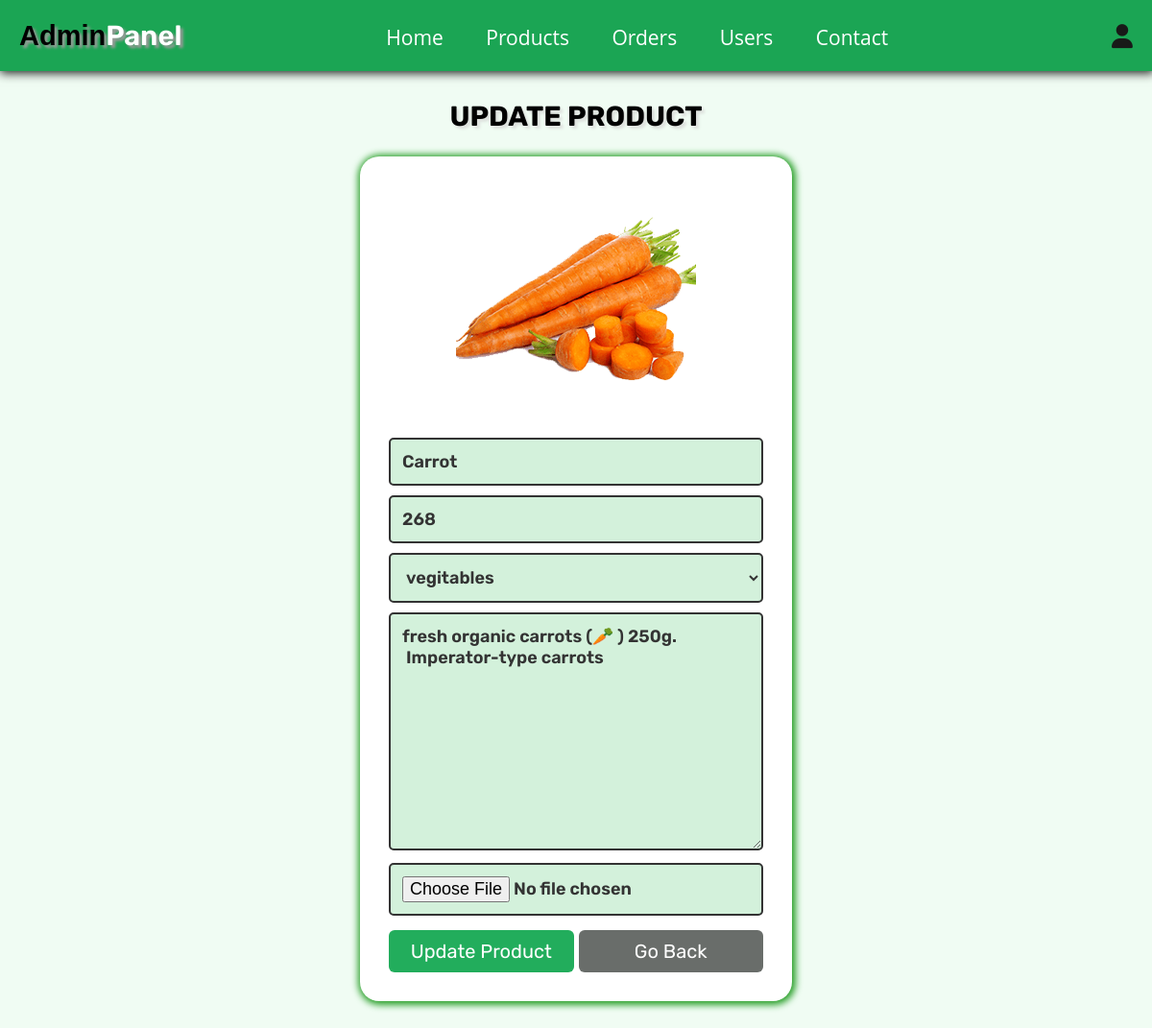
The app's page /admin_update_product.php?update=29 (signed in) with its own data.
### tables this page shows
CREATE TABLE `products` (
  `id` int(100) NOT NULL,
  `name` varchar(100) NOT NULL,
  `category` varchar(20) NOT NULL,
  `details` varchar(500) NOT NULL,
  `price` int(100) NOT NULL,
  `image` varchar(100) NOT NULL
);

### admin_update_product.php (the view, shortened to what this page needs)
<?php
@include 'config.php';
?>
<!DOCTYPE html>
<html lang="en">
<head>
   <link rel="stylesheet" href="https://cdnjs.cloudflare.com/ajax/libs/font-awesome/6.1.1/css/all.min.css">
   <link rel="stylesheet" href="css/cssstyle.css">
</head>
<body>
<?php include 'admin_header.php'; ?>
<section class="update-product">
   <h1 class="title">update product</h1>
   <?php
      $update_id = $_GET['update'];
      $select_products = $conn->prepare("SELECT * FROM `products` WHERE id = ?");
      $select_products->execute([$update_id]);
      if($select_products->rowCount() > 0){
         while($fetch_products = $select_products->fetch(PDO::FETCH_ASSOC)){
   ?>
   <form action="" method="post" enctype="multipart/form-data">
      <img src="uploaded_img/<?= $fetch_products['image']; ?>" alt="">
      <input type="text" name="name" placeholder="Enter product name" required class="box" value="<?= $fetch_products['name']; ?>">
      <input type="number" name="price" min="0" placeholder="enter product price" required class="box" value="<?= $fetch_products['price']; ?>">
      <select name="category" class="box" required>
         <option selected><?= $fetch_products['category']; ?></option>
      </select>
      <textarea name="details" required placeholder="Enter product details" class="box" cols="30" rows="10"><?= $fetch_products['details']; ?></textarea>
      <input type="file" name="image" class="box" accept="image/jpg, image/jpeg, image/png">
      <div class="flex-btn">
         <input type="submit" class="btn" value="update product" name="update_product">
         <a href="admin_products.php" class="option-btn">go back</a>
      </div>
   </form>
   <?php
         }
      }else{
         echo '<p class="empty">No products found!</p>';
      }
   ?>
</section>
</body>
</html>

### css/cssstyle.css (style rules this page uses)
.update-product form { max-width: 45rem; padding: 3rem; margin: 0 auto; text-align: center; box-shadow: 1px 1px 7px 3px rgb(43, 160, 43); background-color: var(--white); border-radius: 2rem; }
.update-product form img { width: 250px; height: 250px; object-fit: cover; margin-bottom: 0.5rem; }
.update-product form .box { width: 100%; border: var(--border); border-radius: 0.5rem; background-color: rgb(211, 241, 219); padding: 1.2rem 1.2rem; font-size: 1.8rem; font-weight: 600; color: var(--black); margin: 0.5rem 0; }

### css/components.css (style rules this page uses)
:root { --green: rgb(38, 173, 95); --orange: #f39c12; --red: #e74c3c; --black: #333; --light-color: #666; --white: #fff; --light-bg: #f6f6f6; --border: 0.2rem solid var(--black); --box-shadow: 0 0.5rem 1rem rgba(0, 0, 0, 0.1); --text-decoration: none; }
* { font-family: "Rubik", sans-serif; margin: 0; padding: 0; box-sizing: border-box; outline: none; border: none; text-decoration: none; color: var(--black); }
body { background-color: rgb(240, 252, 243); }
html { font-size: 62.5%; overflow-x: hidden; scroll-behavior: smooth; scroll-padding-top: 6.5rem; }
section { padding: 3rem 2rem; max-width: 1200px; margin: 0 auto; }
.btn, .delete-btn, .option-btn { display: block; margin-top: 1rem; border-radius: 0.6rem; color: var(--white); font-size: 2rem; padding: 10px; text-transform: capitalize; cursor: pointer; text-align: center; }
.btn { background-color: #22ad5c; }
.option-btn { background-color: rgb(105, 109, 106); color: rgb(255, 255, 255); }
.flex-btn { display: flex; flex-wrap: wrap; gap: 0.5rem; }
.flex-btn > * { flex: 1; }
.title { text-align: center; margin-bottom: 2.5rem; text-transform: uppercase; color:rgb(0, 0, 0); font-size: 2.9rem; text-shadow: 3px 3px 3px #dde0dd; }

### records on screen
products: image (picture), name "Carrot", price "268", category "vegitables", details "fresh organic carrots (🥕 ) 250g. Imperator-type carrots"
